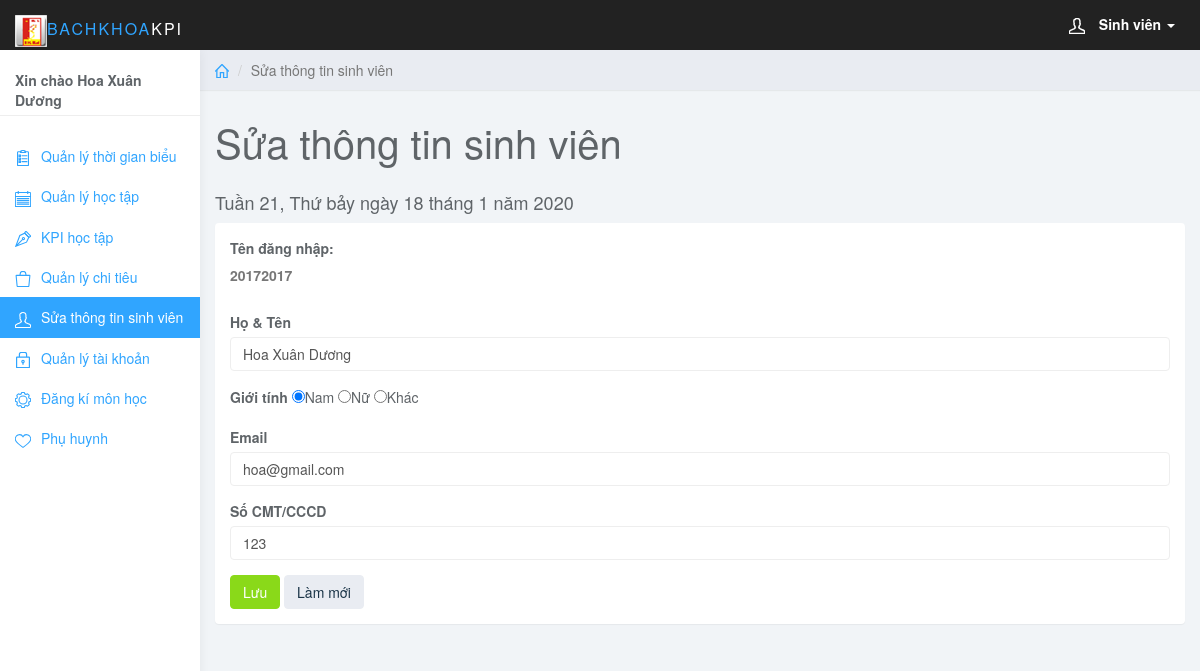
Screenshot of /admin/qlttsv.php (signed in) with the database file from the repository.
### tables this page shows
CREATE TABLE `users` (
  `username` varchar(20) NOT NULL,
  `name` varchar(50) NOT NULL,
  `gioitinh` varchar(6) NOT NULL,
  `email` varchar(50) NOT NULL,
  `cmt` varchar(20) NOT NULL,
  `password` varchar(50) NOT NULL,
  `level` tinyint(11) NOT NULL
);

### admin/qlttsv.php (the view, shortened to what this page needs)
<?php
if(!isset($_SESSION['username'])){
header('Location: login.php');}
else{
	$username=$_SESSION['username'];
}?>
<!DOCTYPE html>
<html>
<head>
<link href="css/bootstrap.min.css" rel="stylesheet">
<link href="css/datepicker3.css" rel="stylesheet">
<link href="css/bootstrap-table.css" rel="stylesheet">
<link href="css/styles.css" rel="stylesheet">
</head>
<body>
     <?php
		 require_once("../lib/connection.php");?>
	 <nav class="navbar navbar-inverse navbar-fixed-top" role="navigation">
                <div class="container-fluid">
                    <div class="navbar-header">
                       <a class="navbar-brand" href="#"><span><img id="main_text_header_ctl00" src="../images/bk.ico" alt="" style="height:32px;width:32px;">BachKhoa</span>KPI</a>
                        <ul class="user-menu">
                            <li class="dropdown pull-right">
                                <a href="#" class="dropdown-toggle" data-toggle="dropdown"><svg class="glyph stroked male-user"><use xlink:href="#stroked-male-user"></use></svg>
								<?php $sql="select * from users where username='$username'";
		$query = mysqli_query($conn,$sql);
            $data = mysqli_fetch_array($query);
			?>
			<b><?php switch($data["level"]){
				case 2: echo "Sinh viên";break;
				case 4: echo "Giảng viên";break;}
				?></b>
								<span class="caret"></span></a>
                            </li>
                        </ul>
                    </div>
                </div>
            </nav>
	<div id="sidebar-collapse" class="col-sm-3 col-lg-2 sidebar">
		<form><?php  $sql="select * from users where username='$username'";
		$query = mysqli_query($conn,$sql);
            $data = mysqli_fetch_array($query);
			$sql="select * from hocki where curdate() between ngaybd and ngaykt";
			?>
			<b><?php
		echo "Xin chào ".($data["name"]);
$q=mysqli_query($conn,$sql);
 $result=mysqli_fetch_array($q);
 $hocki=$result["hocki"];		?></b></form>
		<ul class="nav menu">
			<li ><a href="index.php"><svg class="glyph stroked clipboard with paper"><use xlink:href="#stroked-clipboard-with-paper"/></svg>Quản lý thời gian biểu</a></li>
			<li ><a href="muctieuht.php"><svg class="glyph stroked pen tip "><use xlink:href="#stroked-notepad"/></svg>Quản lý học tập</a></li>
			<li><a href="kpi.php"><svg class="glyph stroked pen tip"><use xlink:href="#stroked-pen-tip"/></svg>KPI học tập</a></li>
			<li ><a href="qlchitieusv.php"><svg class="glyph stroked bag"><use xlink:href="#stroked-bag"></use></svg>Quản lý chi tiêu</a></li>
			<li class="active"><a href="qlttsv.php"><svg class="glyph stroked male user "><use xlink:href="#stroked-male-user"/></svg>Sửa thông tin sinh viên</a></li>
			<li ><a href="quanlytk.php"><svg class="glyph stroked lock"><use xlink:href="#stroked-lock"/></svg>Quản lý tài khoản</a></li>
            <li ><a href="dkht.php"><svg class="glyph stroked gear"><use xlink:href="#stroked-gear"/></svg>Đăng kí môn học</a></li>
			<li ><a href="ttph.php"><svg class="glyph stroked heart"><use xlink:href="#stroked-heart"/></svg>Phụ huynh</a></li>
  </ul>
	</div>
	<div class="col-sm-9 col-sm-offset-3 col-lg-10 col-lg-offset-2 main">
		<div class="row">
			<ol class="breadcrumb">
				<li><a href="index.php"><svg class="glyph stroked home"><use xlink:href="#stroked-home"></use></svg></a></li>
				<li class="active">Sửa thông tin sinh viên</li>
			</ol>
		</div>
		<div class="row">
			<div class="col-lg-12">
				<h1 class="page-header">Sửa thông tin sinh viên</h1>
				<h4><?php
				$date=getdate();
				switch($date['weekday']){
					case "Saturday" : $day="Thứ bảy";$thu=7;   break;
				}
	$dat = date_create("2019-08-25");
 $day_1 = date_format($dat,"Y-m-d") ;
$da=date_create($date['year']."-".$date['mon']."-".$date['mday']);
 $day_2 = date_format($da,"Y-m-d") ;
 $days = (strtotime($day_2) - strtotime($day_1)) / (60 * 60 * 24*7.0);
 $tuan= ceil($days);
 echo "Tuần ".$tuan.", ".$day." ngày ".$date['mday']." tháng ".$date['mon']." năm ".$date['year']." ";
	?>
				</h4>
			</div>
		</div>
		<div class="row">
			<div class="col-lg-12">
				<div class="panel panel-default">
					<div class="panel-body">
                                <form action="qlttsv.php" role="form" method="post">
								 <div class="form-group">
                                    <label>Tên đăng nhập:  <p class="form-control-static"><?php echo $username; ?></p></label>
                                </div>
                                <div class="form-group">
                                    <label>Họ & Tên</label>
                                    <input name="name" required class="form-control" placeholder="Name" value ="<?php echo $data["name"]; ?>">
                                </div>
								<div class="form-group">
									<label>Giới tính</label>
									<input name="gioitinh" required type="radio"  value="Nam" <?php if($data["gioitinh"]=="Nam") echo "checked"?>/>Nam
									<input name="gioitinh" required type="radio"  value="Nữ" <?php if($data["gioitinh"]=="Nữ") echo "checked"?>/>Nữ
									<input name="gioitinh" required type="radio"  value="Khác" <?php if($data["gioitinh"]=="Khác") echo "checked"?>/>Khác
								</div>
                                <div class="form-group">
                                    <label>Email</label>
                                    <input name="email" required type="email" class="form-control" placeholder="Email" value ="<?php echo $data["email"]; ?>">
                                </div>
								<div class="form-group">
                                    <label>Số CMT/CCCD</label>
                                    <input name="cmt" required type="text" class="form-control" placeholder="CMT/CCCD" value ="<?php echo $data["cmt"]; ?>">
                                </div>
                                <button name="save" type="submit" class="btn btn-success">Lưu</button>
                                <button type="reset" class="btn btn-default">Làm mới</button>
                            </div>
                        </div>
                    </div>
                </div>
            </div>
</body>
</html>

### admin/css/styles.css (style rules this page uses)
body { background: #f1f4f7; padding-top: 50px; color: #5f6468; }
p { color: #777; }
a, a:hover, a:focus { color: #30a5ff; }
h1, h2, h3, h4, h5, h6 { color: #5f6468; }
h1 { font-weight: 300; font-size: 40px; }
h3, h4 { font-weight: 300; }
.form-control { border: 1px solid #eee; box-shadow: none; }
.navbar-header .navbar-brand { color: #fff; font-size: 16px; text-transform: uppercase; font-weight: 500; letter-spacing: 2px; }
.navbar-header .navbar-brand span { color: #30a5ff; }
.btn-default, .btn-default:hover, .btn-default:focus, .btn-default:active, .btn-default.active, .open > .dropdown-toggle.btn-default, .btn-default.disabled, .btn-default[disabled], fieldset[disabled] .btn-default, .btn-default.disabled:hover, .btn-default[disabled]:hover, fieldset[disabled] .btn-default:hover, .btn-default.disabled:focus, .btn-default[disabled]:focus, fieldset[disabled] .btn-default:focus, .btn-default.disabled:active, .btn-default[disabled]:active, fieldset[disabled] .btn-default:active, .btn-default.disabled.active, .btn-default[disabled].active, fieldset[disabled] .btn-default.active { background-color: #e9ecf2; border-color: #e9ecf2; color: #1b3548; }
.btn-success, .btn-success:hover, .btn-success:focus, .btn-success:active, .btn-success.active, .open > .dropdown-toggle.btn-success, .btn-success.disabled, .btn-success[disabled], fieldset[disabled] .btn-success, .btn-success.disabled:hover, .btn-success[disabled]:hover, fieldset[disabled] .btn-success:hover, .btn-success.disabled:focus, .btn-success[disabled]:focus, fieldset[disabled] .btn-success:focus, .btn-success.disabled:active, .btn-success[disabled]:active, fieldset[disabled] .btn-success:active, .btn-success.disabled.active, .btn-success[disabled].active, fieldset[disabled] .btn-success.active { background-color: #8ad919; border-color: #8ad919; }
.panel { border: 0; }
.navbar { border: 0; }
.user-menu { display: inline-block; margin-top: 14px; margin-right: 10px; float: right; list-style: none; padding: 0; }
.user-menu a { color: #fff; }
.sidebar { display: block; background-color: #fff; padding: 0; display: none; }
.sidebar form { padding: 20px 15px 5px 15px; border-bottom: 1px solid #eee; margin-bottom: 20px; }
@media (min-width: 768px) { .sidebar { display: block; position: fixed; top: 50px; bottom: 0; left: 0; z-index: 1000; display: block; margin: 0; padding: 0; overflow-x: hidden; overflow-y: auto; background-color: #fff; box-shadow: 1px 0px 10px rgba(0, 0, 0, .05); } }
@media (min-width: 768px) { .navbar-header { width: 100%; } }
.sidebar ul.nav .active a, .sidebar ul.nav li.parent a.active, .sidebar ul.nav .active > a:hover, .sidebar ul.nav li.parent a.active:hover, .sidebar ul.nav .active > a:focus, .sidebar ul.nav li.parent a.active:focus { color: #fff; background-color: #30a5ff; }
.breadcrumb { border-radius: 0; padding: 10px 15px; background: #e9ecf2; box-shadow: 0 1px 1px rgba(0, 0, 0, .05); margin: 0 ; }
h1.page-header { margin-top: 30px; border-bottom: 0; }
.sidebar .glyph, .user-menu .glyph { height: 16px; width: 16px; margin: 0 10px 0 0; stroke-width: 3px; }
.user-menu .glyph { stroke-width: 4px; }
.breadcrumb .glyph { height: 14px; width: 14px; margin: -2px 0 0 0; stroke-width: 4px; }

### rows the page displays
users: name "Hoa Xuân Dương", gioitinh "☑", email "hoa@gmail.com", cmt "123"

### other values shown
$tuan "21"
$day "Thứ bảy"
$date['mday'] "18"
$date['mon'] "1"
$date['year'] "2020"
$username "20172017"
